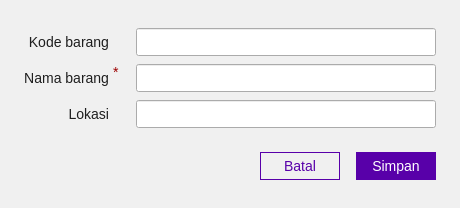
<?xml version="1.0" encoding="UTF-8"?>
<ui version="4.0">
 <class>dialog</class>
 <widget class="QDialog" name="dialog">
  <property name="geometry">
   <rect>
    <x>0</x>
    <y>0</y>
    <width>460</width>
    <height>208</height>
   </rect>
  </property>
  <property name="windowTitle">
   <string>Edit Barang</string>
  </property>
  <property name="styleSheet">
   <string notr="true">#background {
	background-color: rgb(240, 240, 240);
}

#kode_label,
#nama_label,
#lokasi_label {
	color: rgb(30, 30, 30);
	font-size: 14px;
}

#nama_mandatory {
	color: rgb(156, 0, 0);
	font-size: 14px;
}

#kode_input,
#nama_input,
#lokasi_input {
	padding: 4px 8px;
	font-size: 14px;
	color: rgb(30, 30, 30);
}

#kode_input:hover,
#nama_input:hover,
#lokasi_input:hover {
    border: 1px solid rgb(73, 0, 131);
}

#kode_input:focus,
#nama_input:focus,
#lokasi_input:focus {
    border: 1px solid rgb(133, 0, 237);
}

#batal_btn {
	padding: 5px 0;
	font-size: 14px;
	color: rgb(88, 0, 169);
	background-color: transparent;
	border: 1px solid  rgb(88, 0, 169);
}

#batal_btn:hover {
	background-color: rgb(215, 215, 215);
}

#simpan_btn {
	padding: 5px 0;
	font-size: 14px;
	color: rgb(255, 255, 255);
	background-color: rgb(88, 0, 169);
	border: 1px solid  rgb(88, 0, 169);
}

#simpan_btn:hover {
	background-color: rgb(69, 0, 133);
}</string>
  </property>
  <layout class="QGridLayout" name="gridLayout_2">
   <property name="leftMargin">
    <number>0</number>
   </property>
   <property name="topMargin">
    <number>0</number>
   </property>
   <property name="rightMargin">
    <number>0</number>
   </property>
   <property name="bottomMargin">
    <number>0</number>
   </property>
   <property name="horizontalSpacing">
    <number>0</number>
   </property>
   <item row="1" column="0">
    <widget class="QWidget" name="background" native="true">
     <layout class="QGridLayout" name="gridLayout_3">
      <property name="leftMargin">
       <number>0</number>
      </property>
      <property name="topMargin">
       <number>0</number>
      </property>
      <property name="rightMargin">
       <number>0</number>
      </property>
      <property name="bottomMargin">
       <number>0</number>
      </property>
      <property name="spacing">
       <number>0</number>
      </property>
      <item row="0" column="0">
       <layout class="QVBoxLayout" name="layout">
        <property name="spacing">
         <number>24</number>
        </property>
        <property name="leftMargin">
         <number>24</number>
        </property>
        <property name="topMargin">
         <number>24</number>
        </property>
        <property name="rightMargin">
         <number>24</number>
        </property>
        <property name="bottomMargin">
         <number>24</number>
        </property>
        <item>
         <layout class="QGridLayout" name="gridLayout" rowstretch="0,0,0,0">
          <property name="bottomMargin">
           <number>0</number>
          </property>
          <property name="horizontalSpacing">
           <number>4</number>
          </property>
          <property name="verticalSpacing">
           <number>8</number>
          </property>
          <item row="1" column="1">
           <widget class="QLabel" name="nama_mandatory">
            <property name="text">
             <string>*</string>
            </property>
            <property name="alignment">
             <set>Qt::AlignLeading|Qt::AlignLeft|Qt::AlignTop</set>
            </property>
           </widget>
          </item>
          <item row="0" column="2">
           <spacer name="horizontalSpacer_2">
            <property name="orientation">
             <enum>Qt::Horizontal</enum>
            </property>
            <property name="sizeType">
             <enum>QSizePolicy::Fixed</enum>
            </property>
            <property name="sizeHint" stdset="0">
             <size>
              <width>8</width>
              <height>1</height>
             </size>
            </property>
           </spacer>
          </item>
          <item row="0" column="0">
           <widget class="QLabel" name="kode_label">
            <property name="text">
             <string>Kode barang</string>
            </property>
            <property name="alignment">
             <set>Qt::AlignRight|Qt::AlignTrailing|Qt::AlignVCenter</set>
            </property>
           </widget>
          </item>
          <item row="1" column="2">
           <spacer name="horizontalSpacer">
            <property name="orientation">
             <enum>Qt::Horizontal</enum>
            </property>
            <property name="sizeType">
             <enum>QSizePolicy::Fixed</enum>
            </property>
            <property name="sizeHint" stdset="0">
             <size>
              <width>8</width>
              <height>1</height>
             </size>
            </property>
           </spacer>
          </item>
          <item row="1" column="3">
           <widget class="QLineEdit" name="nama_input">
            <property name="minimumSize">
             <size>
              <width>300</width>
              <height>0</height>
             </size>
            </property>
            <property name="maximumSize">
             <size>
              <width>300</width>
              <height>16777215</height>
             </size>
            </property>
            <property name="maxLength">
             <number>50</number>
            </property>
           </widget>
          </item>
          <item row="1" column="0">
           <widget class="QLabel" name="nama_label">
            <property name="text">
             <string>Nama barang</string>
            </property>
            <property name="alignment">
             <set>Qt::AlignRight|Qt::AlignTrailing|Qt::AlignVCenter</set>
            </property>
           </widget>
          </item>
          <item row="3" column="3">
           <widget class="QLineEdit" name="lokasi_input">
            <property name="minimumSize">
             <size>
              <width>300</width>
              <height>0</height>
             </size>
            </property>
            <property name="maximumSize">
             <size>
              <width>300</width>
              <height>16777215</height>
             </size>
            </property>
            <property name="maxLength">
             <number>100</number>
            </property>
           </widget>
          </item>
          <item row="3" column="0">
           <widget class="QLabel" name="lokasi_label">
            <property name="text">
             <string>Lokasi</string>
            </property>
            <property name="alignment">
             <set>Qt::AlignRight|Qt::AlignTrailing|Qt::AlignVCenter</set>
            </property>
           </widget>
          </item>
          <item row="3" column="2">
           <spacer name="horizontalSpacer_5">
            <property name="orientation">
             <enum>Qt::Horizontal</enum>
            </property>
            <property name="sizeType">
             <enum>QSizePolicy::Fixed</enum>
            </property>
            <property name="sizeHint" stdset="0">
             <size>
              <width>8</width>
              <height>1</height>
             </size>
            </property>
           </spacer>
          </item>
          <item row="0" column="3">
           <widget class="QLineEdit" name="kode_input">
            <property name="minimumSize">
             <size>
              <width>300</width>
              <height>0</height>
             </size>
            </property>
            <property name="maximumSize">
             <size>
              <width>300</width>
              <height>16777215</height>
             </size>
            </property>
            <property name="focusPolicy">
             <enum>Qt::StrongFocus</enum>
            </property>
            <property name="maxLength">
             <number>30</number>
            </property>
           </widget>
          </item>
         </layout>
        </item>
        <item>
         <layout class="QHBoxLayout" name="horizontalLayout_2">
          <property name="spacing">
           <number>16</number>
          </property>
          <item>
           <spacer name="horizontalSpacer_3">
            <property name="orientation">
             <enum>Qt::Horizontal</enum>
            </property>
            <property name="sizeHint" stdset="0">
             <size>
              <width>40</width>
              <height>20</height>
             </size>
            </property>
           </spacer>
          </item>
          <item>
           <widget class="QPushButton" name="batal_btn">
            <property name="minimumSize">
             <size>
              <width>80</width>
              <height>0</height>
             </size>
            </property>
            <property name="maximumSize">
             <size>
              <width>80</width>
              <height>16777215</height>
             </size>
            </property>
            <property name="cursor">
             <cursorShape>PointingHandCursor</cursorShape>
            </property>
            <property name="text">
             <string>Batal</string>
            </property>
           </widget>
          </item>
          <item>
           <widget class="QPushButton" name="simpan_btn">
            <property name="minimumSize">
             <size>
              <width>80</width>
              <height>0</height>
             </size>
            </property>
            <property name="maximumSize">
             <size>
              <width>80</width>
              <height>16777215</height>
             </size>
            </property>
            <property name="cursor">
             <cursorShape>PointingHandCursor</cursorShape>
            </property>
            <property name="text">
             <string>Simpan</string>
            </property>
           </widget>
          </item>
         </layout>
        </item>
       </layout>
      </item>
     </layout>
    </widget>
   </item>
  </layout>
 </widget>
 <resources/>
 <connections/>
</ui>
